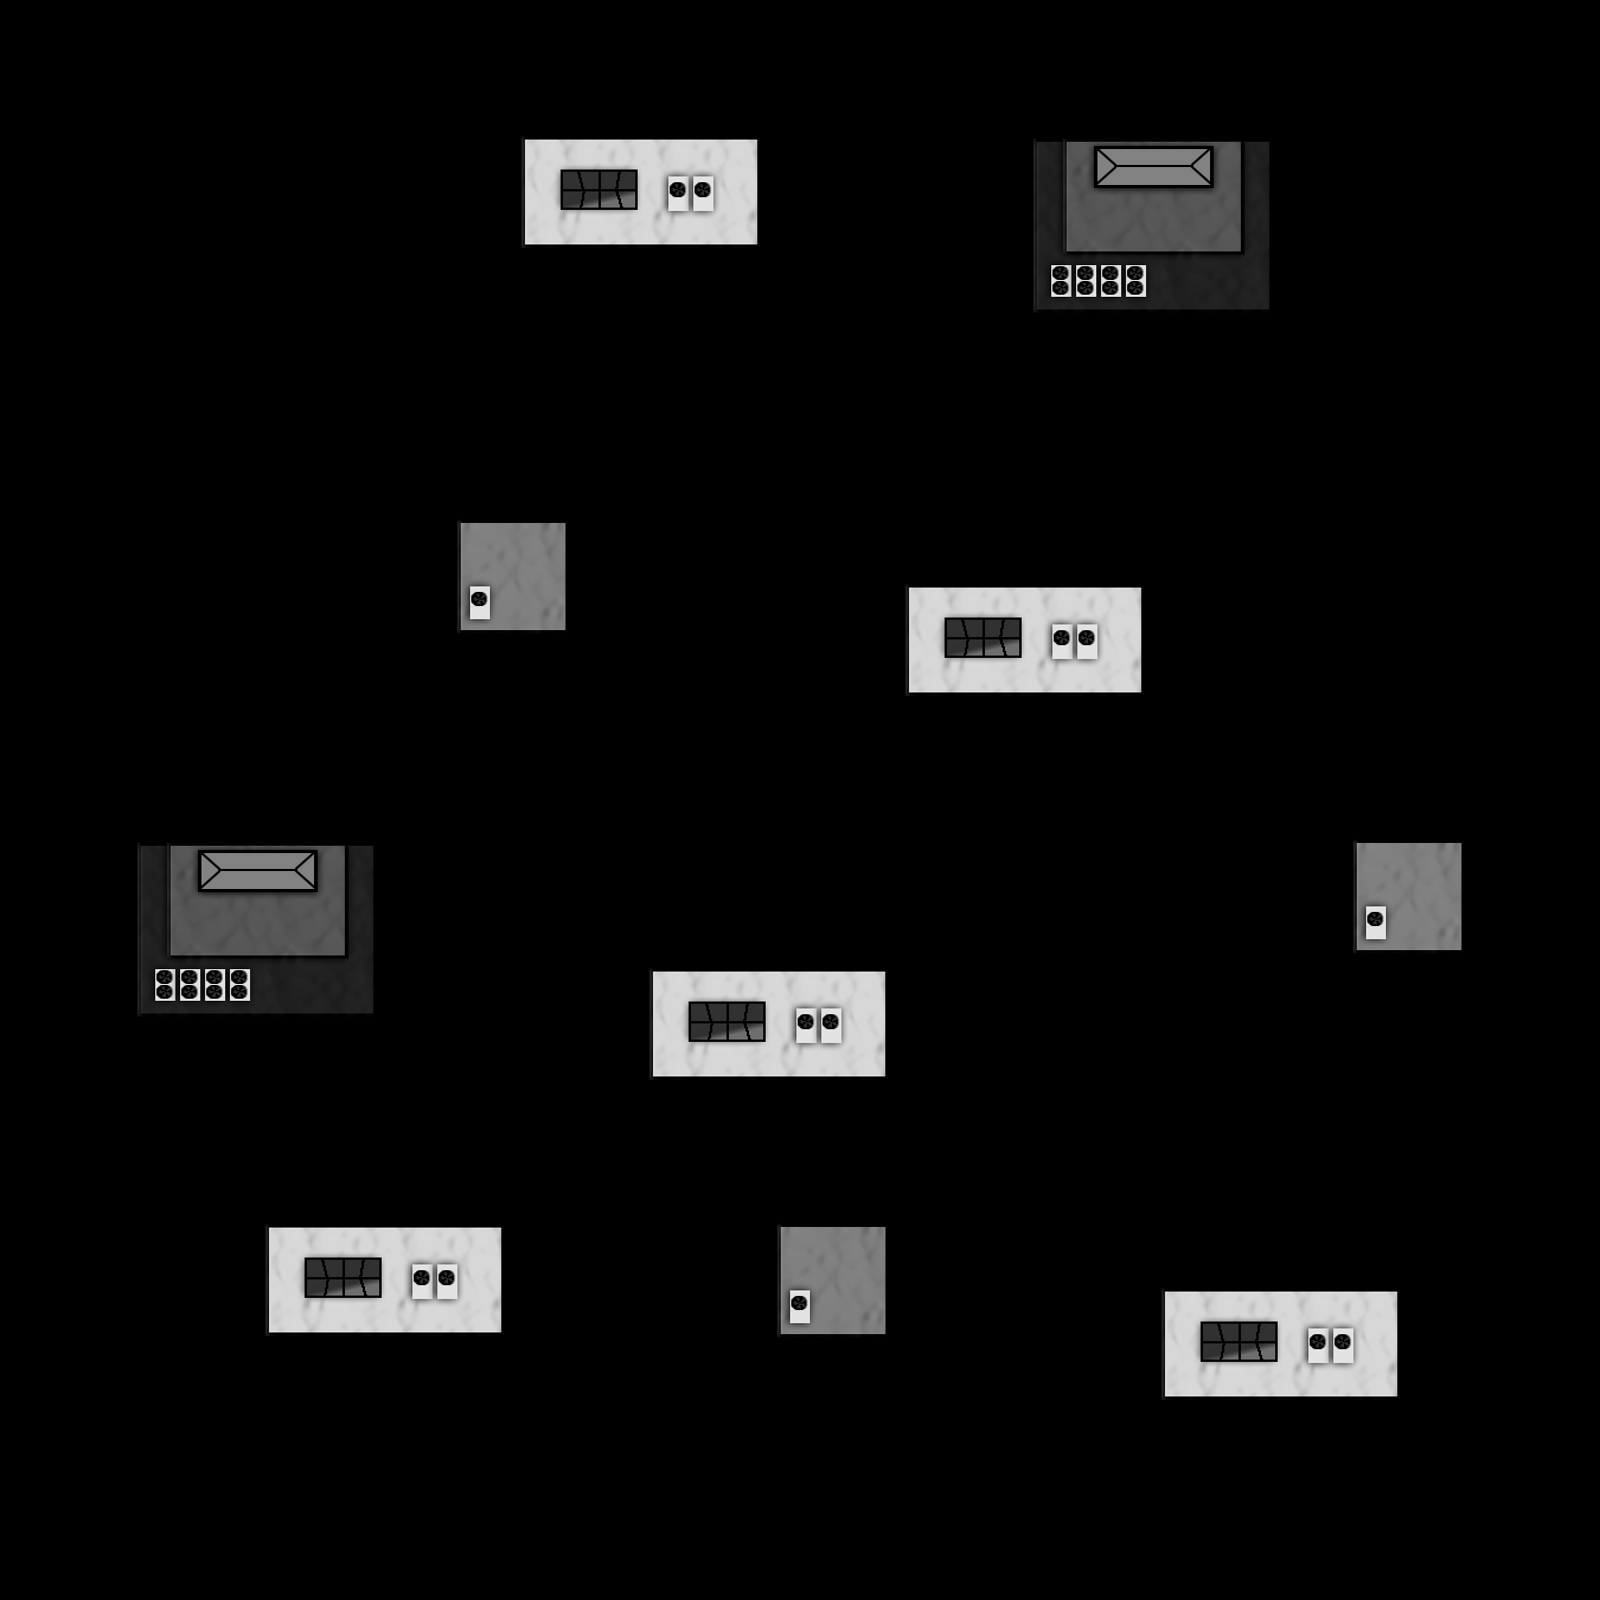

Below is a game level as drawn by its tile map, then a one-line description and the .tmx that defines it (tile-layer data replaced by summaries):
An orthogonal 25x25 tile map with 64x64 px tiles, 2 tile layers (actions, map), 8 tilesets.

<map version="1.0" orientation="orthogonal" width="25" height="25" tilewidth="64" tileheight="64">
 <tileset firstgid="1" name="collision" tilewidth="64" tileheight="64">
  <image source="red2.png" width="64" height="64" />
  <tile id="0">
   <properties>
    <property name="blocked" value="true" />
   </properties>
  </tile>
 </tileset>
 <tileset firstgid="2" name="building01" tilewidth="128" tileheight="128">
  <image source="building_010.png" trans="ffffff" width="128" height="128" />
 </tileset>
 <tileset firstgid="3" name="building02" tilewidth="256" tileheight="128">
  <image source="building_020.png" trans="ffffff" width="256" height="128" />
 </tileset>
 <tileset firstgid="4" name="building03" tilewidth="256" tileheight="192">
  <image source="building_030.png" trans="ffffff" width="256" height="192" />
 </tileset>
 <tileset firstgid="5" name="garageE" tilewidth="64" tileheight="64">
  <image source="orange2.png" trans="ffffff" width="64" height="64" />
  <tile id="0">
   <properties>
    <property name="garage" value="true" />
    <property name="opening" value="east" />
   </properties>
  </tile>
 </tileset>
 <tileset firstgid="6" name="garageW" tilewidth="64" tileheight="64">
  <image source="orange2.png" trans="ffffff" width="64" height="64" />
  <tile id="0">
   <properties>
    <property name="garage" value="true" />
    <property name="opening" value="west" />
   </properties>
  </tile>
 </tileset>
 <tileset firstgid="7" name="garageN" tilewidth="64" tileheight="64">
  <image source="orange2.png" trans="ffffff" width="64" height="64" />
  <tile id="0">
   <properties>
    <property name="garage" value="true" />
    <property name="opening" value="north" />
   </properties>
  </tile>
 </tileset>
 <tileset firstgid="8" name="garageS" tilewidth="64" tileheight="64">
  <image source="orange2.png" trans="ffffff" width="64" height="64" />
  <tile id="0">
   <properties>
    <property name="garage" value="true" />
    <property name="opening" value="south" />
   </properties>
  </tile>
 </tileset>
 <layer name="actions" width="25" height="25" opacity="0">
  <data>[625 cells, 172 non-empty, 5 distinct tile ids]</data>
 </layer>
 <layer name="map" width="25" height="25">
  <data>[625 cells, 10 non-empty, 3 distinct tile ids]</data>
 </layer>
</map>
